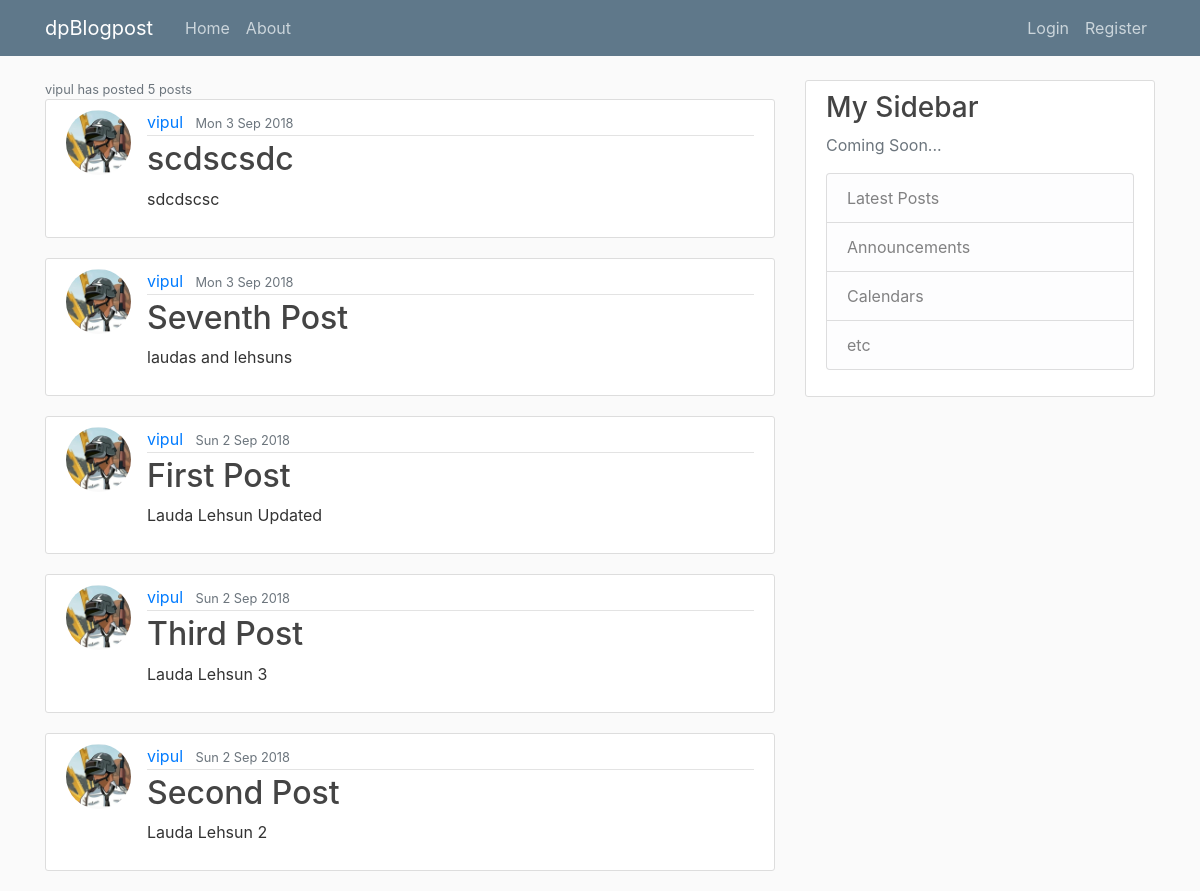
/user/vipul, run on an earlier commit of the app's database.
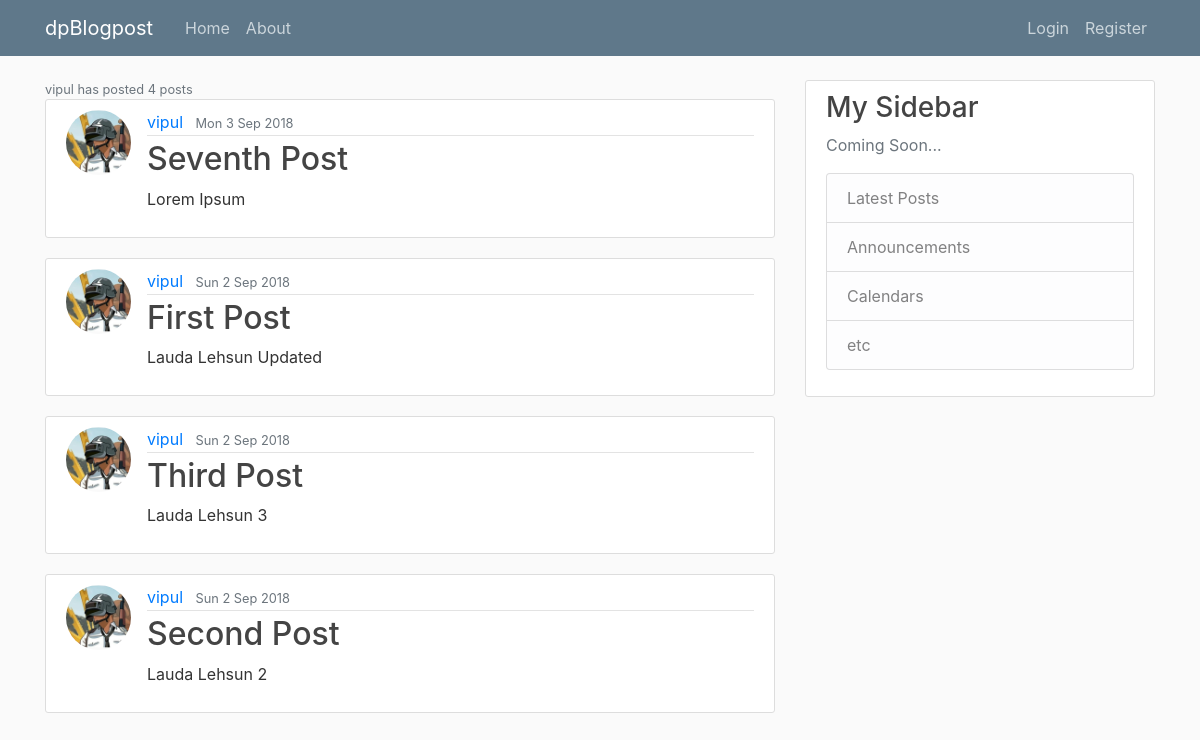
And on a later commit of the database.
### blog/models.py (models this page shows, shortened)
class Post(models.Model):
    title = models.CharField(max_length=100)
    content = models.TextField()
    publish = models.BooleanField(default=True)
    date_created = models.DateTimeField(default=timezone.now)
    date_modified = models.DateTimeField(auto_now=True)
    author = models.ForeignKey(User, on_delete=models.CASCADE)
    objects = EntryQuerySet.as_manager()

### users/models.py (models this page shows, shortened)
class Profile(models.Model):
    user = models.OneToOneField(User, on_delete=models.CASCADE)
    image = models.ImageField(default='/profile-pics/default.jpg', upload_to='profile-pics')

### blog/views.py (the view)
# urls.py: path('user/<str:username>', UserPostListView.as_view(), name='user-posts'),
class UserPostListView(ListView):
    model = Post
    template_name = 'blog/user_posts.html'
    context_object_name = 'posts'
    ordering = ['-date_modified']
    paginate_by = 5
    def get_queryset(self):
        user = get_object_or_404(User, username=self.kwargs.get('username'))
        return Post.objects.filter(author=user).order_by('-date_modified')

### blog/templates/blog/user_posts.html (shortened to what this page needs)
{% extends "blog/base.html" %}
{% block content %}
    <small class="text-muted">{{ view.kwargs.username }} has posted {{ page_obj.paginator.count }} posts</small>
    {% for post in posts %}
        <article class="media content-section">
            <img class="rounded-circle article-img" src="{{ post.author.profile.image.url }}">
            <div class="media-body">
                <div class="article-metadata">
                    <a class="mr-2" href="{% url 'user-posts' post.author.username %}">{{ post.author }}</a>
                    <small class="text-muted">{{ post.date_created|date:"D j M Y" }}</small>
                </div>
                <h2><a class="article-title" href="{% url 'post-detail' post.id %}">{{ post.title }}</a></h2>
                <p class="article-content">{{ post.content }}</p>
            </div>
        </article>
    {% endfor %}
{% endblock content %}

What changed in the data, as far as the page shows it:
removed Post: author.profile.image (picture), author "vipul", date_created "Mon 3 Sep 2018", title "scdscsdc", content "sdcdscsc"
changed Post "Seventh Post": content "laudas and lehsuns" → "Lorem Ipsum"
Also different on the page:
{{ page_obj.paginator.count }}: "5" → "4"
